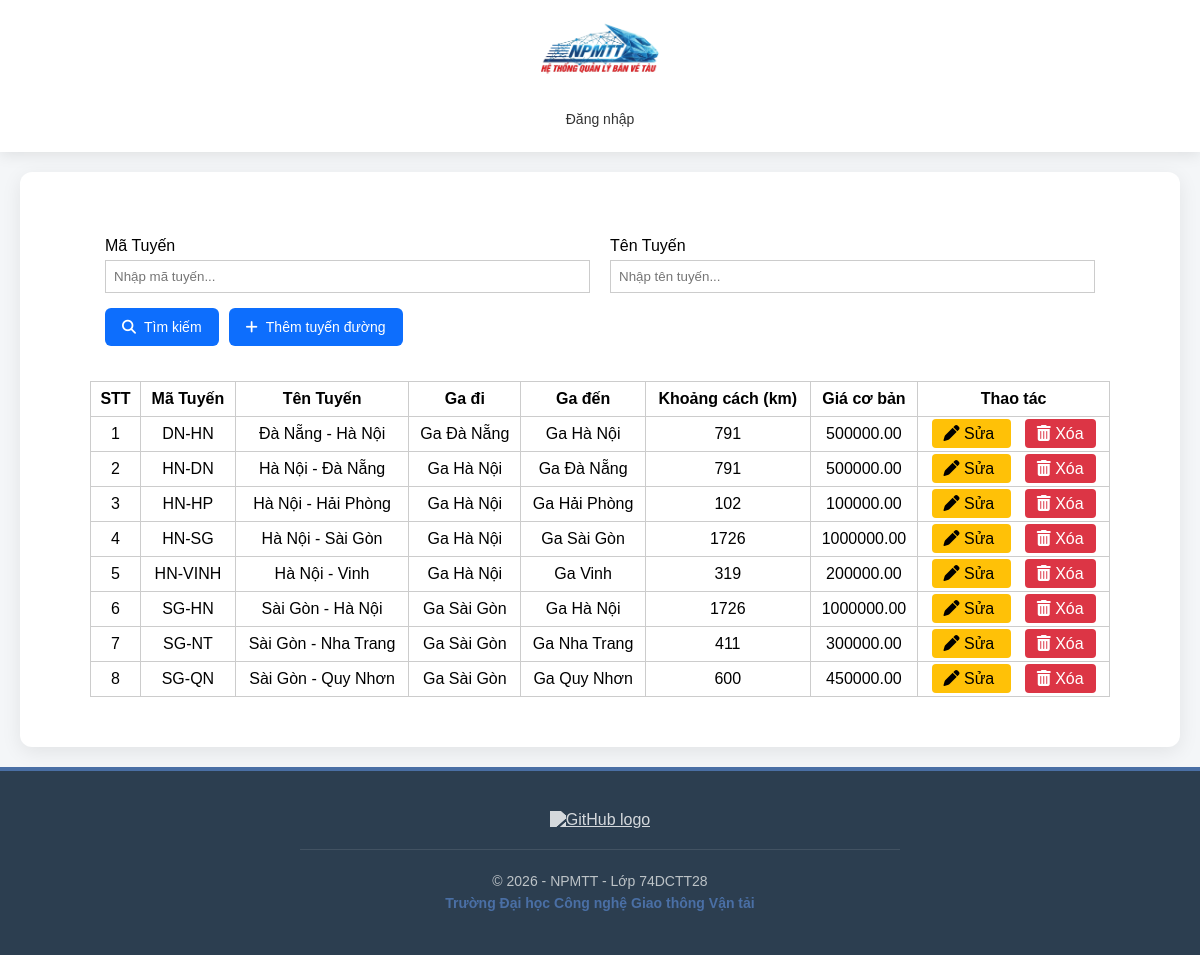
Screenshot of /modules/tuyen-duong/index.php with the database file from the repository.
### tables this page shows
CREATE TABLE IF NOT EXISTS `tuyen_duong` (
  `id` int(11) NOT NULL AUTO_INCREMENT,
  `ma_tuyen` varchar(20) NOT NULL COMMENT 'VD: HN-SG',
  `ten_tuyen` varchar(100) NOT NULL,
  `id_ga_di` int(11) NOT NULL,
  `id_ga_den` int(11) NOT NULL,
  `khoang_cach_km` int(11) DEFAULT NULL,
  `gia_co_ban` decimal(10,2) NOT NULL COMMENT 'Giá gốc chưa nhân hệ số',
  PRIMARY KEY (`id`),
  UNIQUE KEY `ma_tuyen` (`ma_tuyen`),
  UNIQUE KEY `unique_route` (`id_ga_di`,`id_ga_den`),
  KEY `id_ga_den` (`id_ga_den`)
);

CREATE TABLE IF NOT EXISTS `ga_tau` (
  `id` int(11) NOT NULL AUTO_INCREMENT,
  `ma_ga` varchar(20) NOT NULL COMMENT 'VD: HN, DN, SG',
  `ten_ga` varchar(100) NOT NULL COMMENT 'VD: Ga Hà Nội',
  `dia_chi` varchar(255) DEFAULT NULL,
  `thanh_pho` varchar(255) NOT NULL,
  PRIMARY KEY (`id`),
  UNIQUE KEY `ma_ga` (`ma_ga`),
  UNIQUE KEY `ten_ga` (`ten_ga`)
);

### modules/tuyen-duong/index.php (the view, shortened to what this page needs)
<?php
require_once __DIR__ . '/../../bootstrap.php';
require_once __DIR__ . '/../../includes/header.php';
$conn = $db -> getConnection();
$sql = "SELECT
    td.ma_tuyen,
    td.ten_tuyen,
    gd.ten_ga AS ten_ga_di,
    gden.ten_ga AS ten_ga_den,
    td.khoang_cach_km,
    td.gia_co_ban
FROM tuyen_duong td
JOIN ga_tau gd   ON td.id_ga_di  = gd.id
JOIN ga_tau gden ON td.id_ga_den = gden.id
WHERE 1=1";
$params = [];
$sql .= " ORDER BY td.ma_tuyen ASC";
$stmt = $conn->prepare($sql);
$stmt->execute($params);
$data = $stmt->fetchAll(PDO::FETCH_ASSOC);
?>
<!DOCTYPE html>
<html lang="en">
<head>
    <link rel="stylesheet" href="../../modules/tuyen-duong/tuyenduongstyle.css">
    <link rel="stylesheet" href="https://cdnjs.cloudflare.com/ajax/libs/font-awesome/6.4.0/css/all.min.css">
</head>
<body>
<div class="page-wrapper">
    <form method="POST" class="search-form">
        <div class="form-row">
            <div class="form-group">
                <label>Mã Tuyến</label>
                <input type="text" name="txtmatuyen" placeholder="Nhập mã tuyến...">
            </div>
            <div class="form-group">
                <label>Tên Tuyến</label>
                <input type="text" name="txttentuyen" placeholder="Nhập tên tuyến...">
            </div>
        </div>
        <div class="form-actions">
            <button type="submit" name="btnTimkiem" class="btn_timkiem">
                <i class="fa-solid fa-magnifying-glass"></i> Tìm kiếm
            </button>
            <a href="themtuyen.php" class="btn_them">
                <i class="fa-solid fa-plus"></i> Thêm tuyến đường
            </a>
        </div>
    </form>
    <div class="table-wrapper">
        <table class="data_bang">
            <thead>
                <tr>
                    <th>STT</th>
                    <th>Mã Tuyến</th>
                    <th>Tên Tuyến</th>
                    <th>Ga đi</th>
                    <th>Ga đến</th>
                    <th>Khoảng cách (km)</th>
                    <th>Giá cơ bản</th>
                    <th>Thao tác</th>
                </tr>
            </thead>
            <tbody>
                <?php
                    if (!empty($data)) {
                    $i = 0;
                    foreach ($data as $row) {
                ?>
                <tr>
                    <td><?php echo ++$i; ?></td>
                    <td><?php echo htmlspecialchars($row['ma_tuyen']); ?></td>
                    <td><?php echo htmlspecialchars($row['ten_tuyen']); ?></td>
                    <td><?php echo htmlspecialchars($row['ten_ga_di']); ?></td>
                    <td><?php echo htmlspecialchars($row['ten_ga_den']); ?></td>
                    <td><?php echo htmlspecialchars($row['khoang_cach_km']); ?></td>
                    <td><?php echo htmlspecialchars($row['gia_co_ban']); ?></td>
                    <td class="action-col">
                    <a href="suatuyen.php?ma_tuyen=<?php echo $row['ma_tuyen']; ?>" class="btn_sua">
                        <i class="fa-solid fa-pen"></i> Sửa
                    </a>
                    <a href="xoa.php?ma_tuyen=<?php echo $row['ma_tuyen']; ?>"
                    class="btn_xoa"
                        onclick="return confirm('Bạn có muốn xóa <?php echo htmlspecialchars($row['ten_tuyen']); ?> không ?');">
                    <i class="fa-solid fa-trash-can"></i> Xóa
                    </a>
                    </td>
                </tr>
            <?php
                }
                } else {
                    echo "<tr><td colspan='8'>Không có tuyến đường nào...</td></tr>";
                }
            ?>
            </tbody>
        </table>
    </div>
</div>
</body>
</html>
<?php require_once __DIR__ . '/../../includes/footer.php'; ?>

### assets/css/layout.css (style rules this page uses)
* { margin: 0; padding: 0; box-sizing: border-box; }
body { font-family: 'Segoe UI', Tahoma, Geneva, Verdana, sans-serif; background-color: #f5f5f5; min-height: 100vh; display: flex; flex-direction: column; }

### modules/tuyen-duong/tuyenduongstyle.css (style rules this page uses)
* { box-sizing: border-box; }
body { margin: 0; font-family: Arial, sans-serif; background: #f4f6f8; }
.page-wrapper { width: 100%; padding: 20px 40px; }
.search-form { background: #fff; padding: 15px; border-radius: 6px; margin-bottom: 20px; }
.form-row { display: flex; gap: 20px; }
.form-group { flex: 1; }
.form-group label { display: block; margin-bottom: 5px; }
.form-group input { width: 100%; padding: 8px; border: 1px solid #ccc; }
.form-actions { margin-top: 15px; display: flex; gap: 10px; }
.btn_timkiem, .btn_them { display: inline-flex; align-items: center; justify-content: center; gap: 8px; height: 38px; padding: 0 16px; border: 1px solid transparent; box-sizing: border-box; line-height: 1; background: #0d6efd; color: #fff; border-radius: 6px; font-size: 14px; font-family: inherit; cursor: pointer; text-decoration: none; white-space: nowrap; }
.btn_timkiem i, .btn_them i { display: flex; align-items: center; font-size: 14px; }
.btn_them { background: #0d6efd; }
.btn_sua, .btn_xoa { padding: 6px 12px; border: none; cursor: pointer; text-decoration: none; color: #fff; border-radius: 4px; }
.btn_sua { background: #ffc107; color: #000; margin-right: 7px; }
.btn_xoa { margin-left: 7px; background: #dc3545; }
.data_bang { width: 100%; border-collapse: collapse; background: #fff; }
.data_bang th, .data_bang td { border: 1px solid #ccc; padding: 8px; text-align: center; }

### rows the page displays
tuyen_duong: ma_tuyen "DN-HN", ten_tuyen "Đà Nẵng - Hà Nội", id_ga_di.ten_ga "Ga Đà Nẵng", id_ga_den.ten_ga "Ga Hà Nội", khoang_cach_km "791", gia_co_ban "500000.00"
tuyen_duong: ma_tuyen "HN-DN", ten_tuyen "Hà Nội - Đà Nẵng", id_ga_di.ten_ga "Ga Hà Nội", id_ga_den.ten_ga "Ga Đà Nẵng", khoang_cach_km "791", gia_co_ban "500000.00"
tuyen_duong: ma_tuyen "HN-HP", ten_tuyen "Hà Nội - Hải Phòng", id_ga_di.ten_ga "Ga Hà Nội", id_ga_den.ten_ga "Ga Hải Phòng", khoang_cach_km "102", gia_co_ban "100000.00"
tuyen_duong: ma_tuyen "HN-SG", ten_tuyen "Hà Nội - Sài Gòn", id_ga_di.ten_ga "Ga Hà Nội", id_ga_den.ten_ga "Ga Sài Gòn", khoang_cach_km "1726", gia_co_ban "1000000.00"
tuyen_duong: ma_tuyen "HN-VINH", ten_tuyen "Hà Nội - Vinh", id_ga_di.ten_ga "Ga Hà Nội", id_ga_den.ten_ga "Ga Vinh", khoang_cach_km "319", gia_co_ban "200000.00"
tuyen_duong: ma_tuyen "SG-HN", ten_tuyen "Sài Gòn - Hà Nội", id_ga_di.ten_ga "Ga Sài Gòn", id_ga_den.ten_ga "Ga Hà Nội", khoang_cach_km "1726", gia_co_ban "1000000.00"
tuyen_duong: ma_tuyen "SG-NT", ten_tuyen "Sài Gòn - Nha Trang", id_ga_di.ten_ga "Ga Sài Gòn", id_ga_den.ten_ga "Ga Nha Trang", khoang_cach_km "411", gia_co_ban "300000.00"
tuyen_duong: ma_tuyen "SG-QN", ten_tuyen "Sài Gòn - Quy Nhơn", id_ga_di.ten_ga "Ga Sài Gòn", id_ga_den.ten_ga "Ga Quy Nhơn", khoang_cach_km "600", gia_co_ban "450000.00"
